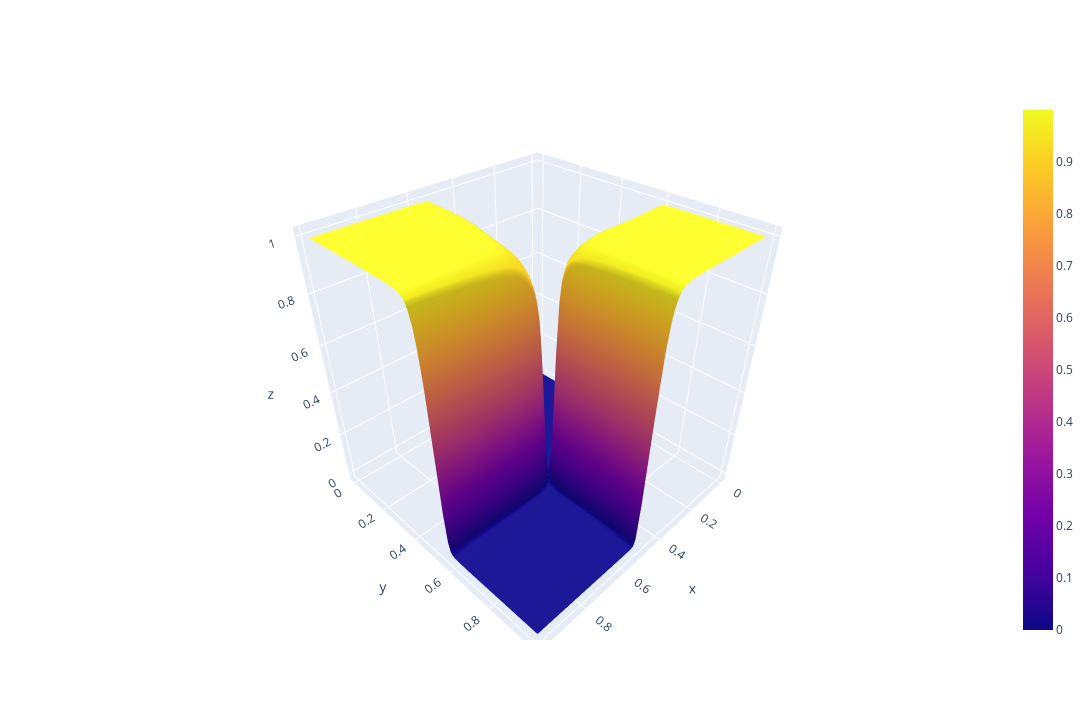

Write notebook code for a chart like this one.
### Markdown cell above
# Zanikanie gradientu

Już przy 5 warstwach wewnętrznych, podobnie jak w:
1. https://machinelearningmastery.com/how-to-fix-vanishing-gradients-using-the-rectified-linear-activation-function/
2. https://neuralnetworksanddeeplearning.com/chap5.html

### Code cell
_ = train_and_show_xor(Hyperparameters(inner_layers=4, epochs=100))
